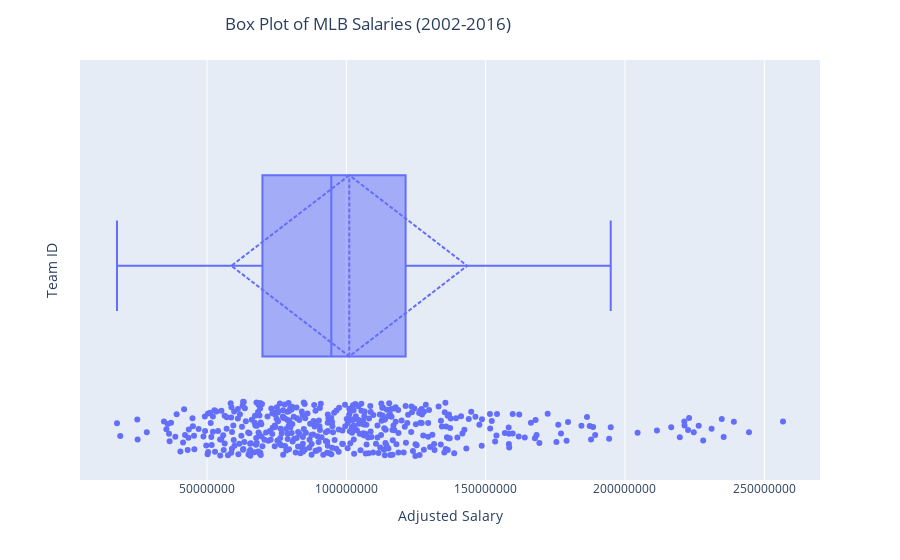

The cell this chart's notebook holds for it:
### Code cell
# Filter dataframe by ranges

filtered_df = aggregated_df[(aggregated_df['yearID'] > 2001)].copy()

# Boxplot with whiskers

plt.figure(figsize=(16, 6))
filtered_df['teamID'] = pd.Categorical(filtered_df['teamID'])
fig = px.box(filtered_df, x='adjusted_salary', category_orders={'teamID': filtered_df['teamID'].unique()}, 
             points="all", hover_data=['teamID', 'yearID'])
fig.update_traces(boxmean='sd', jitter=0.3, pointpos=-1.8) 
fig.update_layout(xaxis_tickformat='${:,0f}M',
                  boxmode='group',
                  title='Box Plot of MLB Salaries (2002-2016)',
                  xaxis_title='Adjusted Salary',
                  yaxis_title='Team ID',
                  title_x=0.25
                  )

# Save boxplot to "Output" folder

plt.savefig("Output/boxplot_post.png")

# Display boxplot

fig.show()

### Figure 1 — Plotly figure (JSON) as saved in the notebook; plotly's stock layout.template omitted (floating-point values rounded to 4 significant figures; data arrays with more than 128 entries replaced by an {"elided": "..."} marker saying what was removed)
{"data": [{"alignmentgroup": "True", "boxmean": "sd", "boxpoints": "all", "customdata": {"elided": "450x2 mixed values"}, "hovertemplate": "adjusted_salary=%{x}<br>teamID=%{customdata[0]}<br>yearID=%{customdata[1]}<extra></extra>", "jitter": 0.3, "legendgroup": "", "marker": {"color": "#636efa"}, "name": "", "notched": false, "offsetgroup": "", "orientation": "h", "pointpos": -1.8, "showlegend": false, "type": "box", "x": {"elided": "450 int values"}, "x0": " ", "xaxis": "x", "y0": " ", "yaxis": "y"}], "layout": {"boxmode": "group", "legend": {"tracegroupgap": 0}, "margin": {"t": 60}, "title": {"text": "Box Plot of MLB Salaries (2002-2016)", "x": 0.25}, "xaxis": {"anchor": "y", "domain": [0, 1], "tickformat": "${:,0f}M", "title": {"text": "Adjusted Salary"}}, "yaxis": {"anchor": "x", "domain": [0, 1], "title": {"text": "Team ID"}}}}
